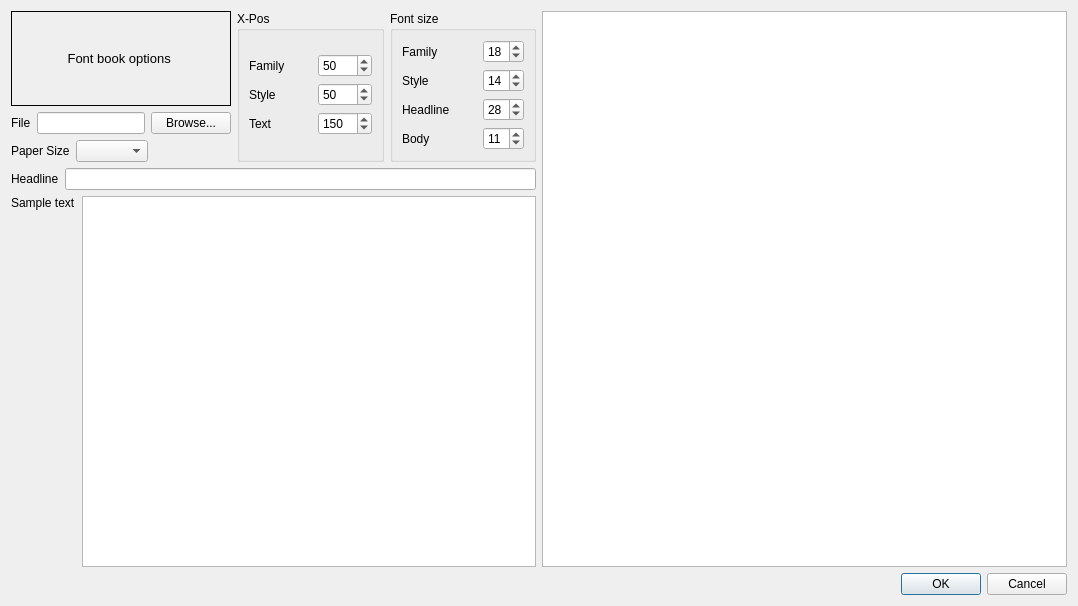
<ui version="4.0" >
 <class>BookExportDialog</class>
 <widget class="QDialog" name="BookExportDialog" >
  <property name="geometry" >
   <rect>
    <x>0</x>
    <y>0</y>
    <width>1078</width>
    <height>606</height>
   </rect>
  </property>
  <property name="windowTitle" >
   <string>Dialog</string>
  </property>
  <layout class="QGridLayout" >
   <item row="0" column="0" >
    <layout class="QVBoxLayout" >
     <item>
      <layout class="QHBoxLayout" >
       <item>
        <layout class="QVBoxLayout" >
         <item>
          <layout class="QHBoxLayout" >
           <item>
            <layout class="QVBoxLayout" >
             <item>
              <widget class="QLabel" name="label_6" >
               <property name="font" >
                <font>
                 <pointsize>10</pointsize>
                 <weight>50</weight>
                 <bold>false</bold>
                </font>
               </property>
               <property name="frameShape" >
                <enum>QFrame::Box</enum>
               </property>
               <property name="text" >
                <string>Font book options </string>
               </property>
               <property name="alignment" >
                <set>Qt::AlignCenter</set>
               </property>
              </widget>
             </item>
             <item>
              <layout class="QHBoxLayout" >
               <item>
                <widget class="QLabel" name="label" >
                 <property name="text" >
                  <string>File</string>
                 </property>
                </widget>
               </item>
               <item>
                <widget class="QLineEdit" name="fileNameEdit" />
               </item>
               <item>
                <widget class="QPushButton" name="fileNameButton" >
                 <property name="text" >
                  <string>Browse...</string>
                 </property>
                </widget>
               </item>
              </layout>
             </item>
             <item>
              <layout class="QHBoxLayout" >
               <item>
                <widget class="QLabel" name="label_2" >
                 <property name="text" >
                  <string>Paper Size</string>
                 </property>
                </widget>
               </item>
               <item>
                <widget class="QComboBox" name="paperSizeCombo" />
               </item>
               <item>
                <spacer>
                 <property name="orientation" >
                  <enum>Qt::Horizontal</enum>
                 </property>
                 <property name="sizeHint" >
                  <size>
                   <width>40</width>
                   <height>20</height>
                  </size>
                 </property>
                </spacer>
               </item>
              </layout>
             </item>
            </layout>
           </item>
           <item>
            <widget class="QGroupBox" name="groupBox" >
             <property name="title" >
              <string>X-Pos</string>
             </property>
             <layout class="QGridLayout" >
              <item row="0" column="0" >
               <layout class="QVBoxLayout" >
                <item>
                 <layout class="QHBoxLayout" >
                  <item>
                   <widget class="QLabel" name="label_3" >
                    <property name="text" >
                     <string>Family </string>
                    </property>
                   </widget>
                  </item>
                  <item>
                   <spacer>
                    <property name="orientation" >
                     <enum>Qt::Horizontal</enum>
                    </property>
                    <property name="sizeHint" >
                     <size>
                      <width>16</width>
                      <height>20</height>
                     </size>
                    </property>
                   </spacer>
                  </item>
                  <item>
                   <widget class="QSpinBox" name="familySpinBox" >
                    <property name="maximum" >
                     <number>1000</number>
                    </property>
                    <property name="value" >
                     <number>50</number>
                    </property>
                   </widget>
                  </item>
                 </layout>
                </item>
                <item>
                 <layout class="QHBoxLayout" >
                  <item>
                   <widget class="QLabel" name="label_4" >
                    <property name="text" >
                     <string>Style </string>
                    </property>
                   </widget>
                  </item>
                  <item>
                   <spacer>
                    <property name="orientation" >
                     <enum>Qt::Horizontal</enum>
                    </property>
                    <property name="sizeHint" >
                     <size>
                      <width>21</width>
                      <height>20</height>
                     </size>
                    </property>
                   </spacer>
                  </item>
                  <item>
                   <widget class="QSpinBox" name="styleSpinBox" >
                    <property name="maximum" >
                     <number>1000</number>
                    </property>
                    <property name="value" >
                     <number>50</number>
                    </property>
                   </widget>
                  </item>
                 </layout>
                </item>
                <item>
                 <layout class="QHBoxLayout" >
                  <item>
                   <widget class="QLabel" name="label_5" >
                    <property name="text" >
                     <string>Text</string>
                    </property>
                   </widget>
                  </item>
                  <item>
                   <spacer>
                    <property name="orientation" >
                     <enum>Qt::Horizontal</enum>
                    </property>
                    <property name="sizeHint" >
                     <size>
                      <width>21</width>
                      <height>20</height>
                     </size>
                    </property>
                   </spacer>
                  </item>
                  <item>
                   <widget class="QSpinBox" name="sampleSpinBox" >
                    <property name="maximum" >
                     <number>1000</number>
                    </property>
                    <property name="value" >
                     <number>150</number>
                    </property>
                   </widget>
                  </item>
                 </layout>
                </item>
               </layout>
              </item>
             </layout>
            </widget>
           </item>
           <item>
            <widget class="QGroupBox" name="groupBox_2" >
             <property name="title" >
              <string>Font size</string>
             </property>
             <layout class="QGridLayout" >
              <item row="0" column="0" >
               <layout class="QVBoxLayout" >
                <item>
                 <layout class="QHBoxLayout" >
                  <item>
                   <widget class="QLabel" name="label_7" >
                    <property name="text" >
                     <string>Family</string>
                    </property>
                   </widget>
                  </item>
                  <item>
                   <spacer>
                    <property name="orientation" >
                     <enum>Qt::Horizontal</enum>
                    </property>
                    <property name="sizeHint" >
                     <size>
                      <width>21</width>
                      <height>20</height>
                     </size>
                    </property>
                   </spacer>
                  </item>
                  <item>
                   <widget class="QSpinBox" name="familyFontSizeSpin" >
                    <property name="value" >
                     <number>18</number>
                    </property>
                   </widget>
                  </item>
                 </layout>
                </item>
                <item>
                 <layout class="QHBoxLayout" >
                  <item>
                   <widget class="QLabel" name="label_8" >
                    <property name="text" >
                     <string>Style</string>
                    </property>
                   </widget>
                  </item>
                  <item>
                   <spacer>
                    <property name="orientation" >
                     <enum>Qt::Horizontal</enum>
                    </property>
                    <property name="sizeHint" >
                     <size>
                      <width>21</width>
                      <height>20</height>
                     </size>
                    </property>
                   </spacer>
                  </item>
                  <item>
                   <widget class="QSpinBox" name="styleFontSizeSpin" >
                    <property name="value" >
                     <number>14</number>
                    </property>
                   </widget>
                  </item>
                 </layout>
                </item>
                <item>
                 <layout class="QHBoxLayout" >
                  <item>
                   <widget class="QLabel" name="label_9" >
                    <property name="text" >
                     <string>Headline</string>
                    </property>
                   </widget>
                  </item>
                  <item>
                   <spacer>
                    <property name="orientation" >
                     <enum>Qt::Horizontal</enum>
                    </property>
                    <property name="sizeHint" >
                     <size>
                      <width>21</width>
                      <height>20</height>
                     </size>
                    </property>
                   </spacer>
                  </item>
                  <item>
                   <widget class="QSpinBox" name="headlineFontSizeSpin" >
                    <property name="value" >
                     <number>28</number>
                    </property>
                   </widget>
                  </item>
                 </layout>
                </item>
                <item>
                 <layout class="QHBoxLayout" >
                  <item>
                   <widget class="QLabel" name="label_10" >
                    <property name="text" >
                     <string>Body</string>
                    </property>
                   </widget>
                  </item>
                  <item>
                   <spacer>
                    <property name="orientation" >
                     <enum>Qt::Horizontal</enum>
                    </property>
                    <property name="sizeHint" >
                     <size>
                      <width>40</width>
                      <height>20</height>
                     </size>
                    </property>
                   </spacer>
                  </item>
                  <item>
                   <widget class="QSpinBox" name="bodyFontSizeSpin" >
                    <property name="value" >
                     <number>11</number>
                    </property>
                   </widget>
                  </item>
                 </layout>
                </item>
               </layout>
              </item>
             </layout>
            </widget>
           </item>
          </layout>
         </item>
         <item>
          <layout class="QVBoxLayout" >
           <item>
            <layout class="QHBoxLayout" >
             <item>
              <widget class="QLabel" name="label_11" >
               <property name="text" >
                <string>Headline</string>
               </property>
              </widget>
             </item>
             <item>
              <widget class="QLineEdit" name="sampleHeadline" />
             </item>
            </layout>
           </item>
           <item>
            <layout class="QHBoxLayout" >
             <item>
              <layout class="QVBoxLayout" >
               <item>
                <widget class="QLabel" name="label_12" >
                 <property name="text" >
                  <string>Sample text</string>
                 </property>
                </widget>
               </item>
               <item>
                <spacer>
                 <property name="orientation" >
                  <enum>Qt::Vertical</enum>
                 </property>
                 <property name="sizeHint" >
                  <size>
                   <width>20</width>
                   <height>40</height>
                  </size>
                 </property>
                </spacer>
               </item>
              </layout>
             </item>
             <item>
              <widget class="QTextEdit" name="sampleTextEdit" />
             </item>
            </layout>
           </item>
          </layout>
         </item>
        </layout>
       </item>
       <item>
        <widget class="QGraphicsView" name="preView" />
       </item>
      </layout>
     </item>
     <item>
      <layout class="QHBoxLayout" >
       <item>
        <spacer>
         <property name="orientation" >
          <enum>Qt::Horizontal</enum>
         </property>
         <property name="sizeHint" >
          <size>
           <width>40</width>
           <height>20</height>
          </size>
         </property>
        </spacer>
       </item>
       <item>
        <widget class="QDialogButtonBox" name="okButton" >
         <property name="standardButtons" >
          <set>QDialogButtonBox::Cancel|QDialogButtonBox::NoButton|QDialogButtonBox::Ok</set>
         </property>
        </widget>
       </item>
      </layout>
     </item>
    </layout>
   </item>
  </layout>
 </widget>
 <resources/>
 <connections/>
</ui>
